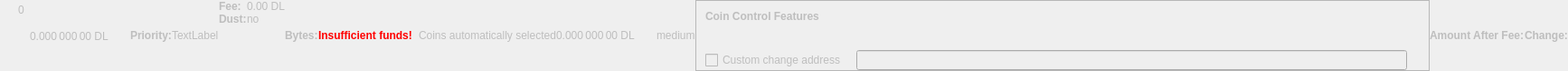
    <widget class="QWidget" name="dummyHideWidget" native="true">
     <property name="enabled">
      <bool>false</bool>
     </property>
     <property name="maximumSize">
      <size>
       <width>100</width>
       <height>22</height>
      </size>
     </property>
     <layout class="QHBoxLayout" name="dummyHideLayout">
      <property name="spacing">
       <number>0</number>
      </property>
      <property name="leftMargin">
       <number>0</number>
      </property>
      <property name="topMargin">
       <number>0</number>
      </property>
      <property name="rightMargin">
       <number>0</number>
      </property>
      <property name="bottomMargin">
       <number>0</number>
      </property>
      <item>
       <layout class="QFormLayout" name="formLayoutCoinControl1">
        <property name="horizontalSpacing">
         <number>10</number>
        </property>
        <property name="verticalSpacing">
         <number>14</number>
        </property>
        <property name="leftMargin">
         <number>10</number>
        </property>
        <property name="topMargin">
         <number>4</number>
        </property>
        <property name="rightMargin">
         <number>6</number>
        </property>
        <item row="0" column="1">
         <widget class="QLabel" name="labelCoinControlBytes">
          <property name="cursor">
           <cursorShape>IBeamCursor</cursorShape>
          </property>
          <property name="contextMenuPolicy">
           <enum>Qt::ActionsContextMenu</enum>
          </property>
          <property name="text">
           <string notr="true">0</string>
          </property>
          <property name="textInteractionFlags">
           <set>Qt::LinksAccessibleByMouse|Qt::TextSelectableByKeyboard|Qt::TextSelectableByMouse</set>
          </property>
         </widget>
        </item>
       </layout>
      </item>
      <item>
       <widget class="QLabel" name="labelCoinControlAfterFee">
        <property name="enabled">
         <bool>false</bool>
        </property>
        <property name="sizePolicy">
         <sizepolicy hsizetype="Fixed" vsizetype="Fixed">
          <horstretch>0</horstretch>
          <verstretch>0</verstretch>
         </sizepolicy>
        </property>
        <property name="minimumSize">
         <size>
          <width>111</width>
          <height>12</height>
         </size>
        </property>
        <property name="maximumSize">
         <size>
          <width>111</width>
          <height>12</height>
         </size>
        </property>
        <property name="cursor">
         <cursorShape>IBeamCursor</cursorShape>
        </property>
        <property name="contextMenuPolicy">
         <enum>Qt::ActionsContextMenu</enum>
        </property>
        <property name="text">
         <string notr="true">0.000 000 00 DL</string>
        </property>
        <property name="textInteractionFlags">
         <set>Qt::LinksAccessibleByMouse|Qt::TextSelectableByKeyboard|Qt::TextSelectableByMouse</set>
        </property>
       </widget>
      </item>
      <item>
       <widget class="QLabel" name="labelCoinControlPriorityText">
        <property name="enabled">
         <bool>false</bool>
        </property>
        <property name="font">
         <font>
          <weight>75</weight>
          <bold>true</bold>
         </font>
        </property>
        <property name="text">
         <string>Priority:</string>
        </property>
       </widget>
      </item>
      <item>
       <layout class="QHBoxLayout" name="horizontalLayout">
        <item>
         <widget class="QLabel" name="WarningLabel">
          <property name="text">
           <string>TextLabel</string>
          </property>
         </widget>
        </item>
       </layout>
      </item>
      <item>
       <layout class="QFormLayout" name="formLayoutCoinControl3">
        <property name="horizontalSpacing">
         <number>0</number>
        </property>
        <property name="verticalSpacing">
         <number>0</number>
        </property>
        <property name="leftMargin">
         <number>0</number>
        </property>
        <property name="topMargin">
         <number>0</number>
        </property>
        <property name="rightMargin">
         <number>0</number>
        </property>
        <item row="0" column="0">
         <widget class="QLabel" name="labelCoinControlFeeText">
          <property name="enabled">
           <bool>false</bool>
          </property>
          <property name="font">
           <font>
            <weight>75</weight>
            <bold>true</bold>
           </font>
          </property>
          <property name="text">
           <string>Fee:</string>
          </property>
          <property name="margin">
           <number>0</number>
          </property>
         </widget>
        </item>
        <item row="0" column="1">
         <widget class="QLabel" name="labelCoinControlFee">
          <property name="enabled">
           <bool>false</bool>
          </property>
          <property name="cursor">
           <cursorShape>IBeamCursor</cursorShape>
          </property>
          <property name="contextMenuPolicy">
           <enum>Qt::ActionsContextMenu</enum>
          </property>
          <property name="text">
           <string notr="true">0.00 DL</string>
          </property>
          <property name="textInteractionFlags">
           <set>Qt::LinksAccessibleByMouse|Qt::TextSelectableByKeyboard|Qt::TextSelectableByMouse</set>
          </property>
         </widget>
        </item>
        <item row="1" column="0">
         <widget class="QLabel" name="labelCoinControlLowOutputText">
          <property name="enabled">
           <bool>false</bool>
          </property>
          <property name="font">
           <font>
            <weight>75</weight>
            <bold>true</bold>
           </font>
          </property>
          <property name="text">
           <string>Dust:</string>
          </property>
         </widget>
        </item>
        <item row="1" column="1">
         <widget class="QLabel" name="labelCoinControlLowOutput">
          <property name="enabled">
           <bool>false</bool>
          </property>
          <property name="cursor">
           <cursorShape>IBeamCursor</cursorShape>
          </property>
          <property name="contextMenuPolicy">
           <enum>Qt::ActionsContextMenu</enum>
          </property>
          <property name="text">
           <string>no</string>
          </property>
          <property name="textInteractionFlags">
           <set>Qt::LinksAccessibleByMouse|Qt::TextSelectableByKeyboard|Qt::TextSelectableByMouse</set>
          </property>
         </widget>
        </item>
       </layout>
      </item>
      <item>
       <widget class="QLabel" name="labelCoinControlBytesText">
        <property name="enabled">
         <bool>false</bool>
        </property>
        <property name="font">
         <font>
          <weight>75</weight>
          <bold>true</bold>
         </font>
        </property>
        <property name="text">
         <string>Bytes:</string>
        </property>
       </widget>
      </item>
      <item>
       <layout class="QFormLayout" name="formLayoutCoinControl2">
        <property name="horizontalSpacing">
         <number>0</number>
        </property>
        <property name="verticalSpacing">
         <number>0</number>
        </property>
        <property name="leftMargin">
         <number>0</number>
        </property>
        <property name="topMargin">
         <number>0</number>
        </property>
        <property name="rightMargin">
         <number>0</number>
        </property>
       </layout>
      </item>
      <item>
       <layout class="QHBoxLayout" name="horizontalLayoutCoinControl2">
        <property name="spacing">
         <number>0</number>
        </property>
        <property name="bottomMargin">
         <number>0</number>
        </property>
       </layout>
      </item>
      <item>
       <widget class="QLabel" name="labelCoinControlInsuffFunds">
        <property name="enabled">
         <bool>false</bool>
        </property>
        <property name="minimumSize">
         <size>
          <width>0</width>
          <height>0</height>
         </size>
        </property>
        <property name="font">
         <font>
          <weight>75</weight>
          <bold>true</bold>
         </font>
        </property>
        <property name="styleSheet">
         <string notr="true">color:red;font-weight:bold;</string>
        </property>
        <property name="text">
         <string>Insufficient funds!</string>
        </property>
        <property name="margin">
         <number>5</number>
        </property>
       </widget>
      </item>
      <item>
       <layout class="QFormLayout" name="formLayoutCoinControl4">
        <property name="horizontalSpacing">
         <number>0</number>
        </property>
        <property name="verticalSpacing">
         <number>0</number>
        </property>
        <property name="leftMargin">
         <number>0</number>
        </property>
        <property name="topMargin">
         <number>0</number>
        </property>
        <property name="rightMargin">
         <number>0</number>
        </property>
       </layout>
      </item>
      <item>
       <widget class="QLabel" name="labelCoinControlChangeLabel">
        <property name="enabled">
         <bool>false</bool>
        </property>
        <property name="sizePolicy">
         <sizepolicy hsizetype="Preferred" vsizetype="Expanding">
          <horstretch>0</horstretch>
          <verstretch>0</verstretch>
         </sizepolicy>
        </property>
        <property name="minimumSize">
         <size>
          <width>0</width>
          <height>0</height>
         </size>
        </property>
        <property name="text">
         <string/>
        </property>
        <property name="margin">
         <number>3</number>
        </property>
       </widget>
      </item>
      <item>
       <widget class="QLabel" name="labelCoinControlAutomaticallySelected">
        <property name="enabled">
         <bool>false</bool>
        </property>
        <property name="sizePolicy">
         <sizepolicy hsizetype="Fixed" vsizetype="Fixed">
          <horstretch>0</horstretch>
          <verstretch>0</verstretch>
         </sizepolicy>
        </property>
        <property name="minimumSize">
         <size>
          <width>0</width>
          <height>0</height>
         </size>
        </property>
        <property name="maximumSize">
         <size>
          <width>240</width>
          <height>16777215</height>
         </size>
        </property>
        <property name="text">
         <string>Coins automatically selected</string>
        </property>
        <property name="margin">
         <number>5</number>
        </property>
       </widget>
      </item>
      <item>
       <widget class="QLabel" name="labelCoinControlChange">
        <property name="enabled">
         <bool>false</bool>
        </property>
        <property name="sizePolicy">
         <sizepolicy hsizetype="Fixed" vsizetype="Fixed">
          <horstretch>0</horstretch>
          <verstretch>0</verstretch>
         </sizepolicy>
        </property>
        <property name="minimumSize">
         <size>
          <width>111</width>
          <height>0</height>
         </size>
        </property>
        <property name="maximumSize">
         <size>
          <width>111</width>
          <height>16777215</height>
         </size>
        </property>
        <property name="cursor">
         <cursorShape>IBeamCursor</cursorShape>
        </property>
        <property name="contextMenuPolicy">
         <enum>Qt::ActionsContextMenu</enum>
        </property>
        <property name="text">
         <string notr="true">0.000 000 00 DL</string>
        </property>
        <property name="textInteractionFlags">
         <set>Qt::LinksAccessibleByMouse|Qt::TextSelectableByKeyboard|Qt::TextSelectableByMouse</set>
        </property>
       </widget>
      </item>
      <item>
       <widget class="QLabel" name="labelCoinControlPriority">
        <property name="enabled">
         <bool>false</bool>
        </property>
        <property name="cursor">
         <cursorShape>IBeamCursor</cursorShape>
        </property>
        <property name="contextMenuPolicy">
         <enum>Qt::ActionsContextMenu</enum>
        </property>
        <property name="text">
         <string>medium</string>
        </property>
        <property name="textInteractionFlags">
         <set>Qt::LinksAccessibleByMouse|Qt::TextSelectableByKeyboard|Qt::TextSelectableByMouse</set>
        </property>
       </widget>
      </item>
      <item>
       <widget class="QFrame" name="frameCoinControl">
        <property name="sizePolicy">
         <sizepolicy hsizetype="Expanding" vsizetype="Expanding">
          <horstretch>0</horstretch>
          <verstretch>0</verstretch>
         </sizepolicy>
        </property>
        <property name="maximumSize">
         <size>
          <width>16777215</width>
          <height>16777215</height>
         </size>
        </property>
        <property name="frameShape">
         <enum>QFrame::StyledPanel</enum>
        </property>
        <property name="frameShadow">
         <enum>QFrame::Sunken</enum>
        </property>
        <layout class="QVBoxLayout" name="verticalLayoutCoinControl2_2">
         <property name="spacing">
          <number>0</number>
         </property>
         <property name="leftMargin">
          <number>0</number>
         </property>
         <property name="topMargin">
          <number>0</number>
         </property>
         <property name="rightMargin">
          <number>0</number>
         </property>
         <property name="bottomMargin">
          <number>0</number>
         </property>
         <item>
          <layout class="QVBoxLayout" name="verticalLayoutCoinControl" stretch="0,0,0,1">
           <property name="spacing">
            <number>0</number>
           </property>
           <property name="leftMargin">
            <number>10</number>
           </property>
           <property name="topMargin">
            <number>10</number>
           </property>
           <item>
            <layout class="QHBoxLayout" name="horizontalLayoutCoinControl1">
             <property name="bottomMargin">
              <number>15</number>
             </property>
             <item>
              <widget class="QLabel" name="labelCoinControlFeatures">
               <property name="enabled">
                <bool>false</bool>
               </property>
               <property name="sizePolicy">
                <sizepolicy hsizetype="Preferred" vsizetype="Maximum">
                 <horstretch>0</horstretch>
                 <verstretch>0</verstretch>
                </sizepolicy>
               </property>
               <property name="font">
                <font>
                 <weight>75</weight>
                 <bold>true</bold>
                </font>
               </property>
               <property name="styleSheet">
                <string notr="true">font-weight:bold;</string>
               </property>
               <property name="text">
                <string>Coin Control Features</string>
               </property>
              </widget>
             </item>
            </layout>
           </item>
           <item>
            <widget class="QWidget" name="widgetCoinControl" native="true">
             <property name="sizePolicy">
              <sizepolicy hsizetype="Preferred" vsizetype="Preferred">
               <horstretch>0</horstretch>
               <verstretch>0</verstretch>
              </sizepolicy>
             </property>
             <property name="minimumSize">
              <size>
               <width>0</width>
               <height>0</height>
              </size>
             </property>
             <property name="styleSheet">
              <string notr="true"/>
             </property>
             <layout class="QHBoxLayout" name="horizontalLayoutCoinControl5_2">
              <property name="leftMargin">
               <number>0</number>
              </property>
              <property name="topMargin">
               <number>0</number>
              </property>
              <property name="rightMargin">
               <number>0</number>
              </property>
              <property name="bottomMargin">
               <number>0</number>
              </property>
              <item>
               <layout class="QHBoxLayout" name="horizontalLayoutCoinControl3">
                <property name="spacing">
                 <number>20</number>
                </property>
                <property name="topMargin">
                 <number>0</number>
                </property>
                <property name="bottomMargin">
                 <number>10</number>
                </property>
               </layout>
              </item>
             </layout>
            </widget>
           </item>
           <item>
            <layout class="QHBoxLayout" name="horizontalLayoutCoinControl4" stretch="0,0,0">
             <property name="spacing">
              <number>12</number>
             </property>
             <property name="sizeConstraint">
              <enum>QLayout::SetDefaultConstraint</enum>
             </property>
             <property name="topMargin">
              <number>5</number>
             </property>
             <property name="rightMargin">
              <number>5</number>
             </property>
             <item>
              <widget class="QCheckBox" name="checkBoxCoinControlChange">
               <property name="enabled">
                <bool>false</bool>
               </property>
               <property name="toolTip">
                <string>If this is activated, but the change address is empty or invalid, change will be sent to a newly generated address.</string>
               </property>
               <property name="text">
                <string>Custom change address</string>
               </property>
              </widget>
             </item>
             <item>
              <widget class="QValidatedLineEdit" name="lineEditCoinControlChange">
               <property name="enabled">
                <bool>false</bool>
               </property>
               <property name="sizePolicy">
                <sizepolicy hsizetype="Expanding" vsizetype="Fixed">
                 <horstretch>0</horstretch>
                 <verstretch>0</verstretch>
                </sizepolicy>
               </property>
              </widget>
             </item>
             <item>
              <widget class="QLabel" name="labelCoinControlChangeLabel_2">
               <property name="sizePolicy">
                <sizepolicy hsizetype="Preferred" vsizetype="Expanding">
                 <horstretch>0</horstretch>
                 <verstretch>0</verstretch>
                </sizepolicy>
               </property>
               <property name="minimumSize">
                <size>
                 <width>0</width>
                 <height>0</height>
                </size>
               </property>
               <property name="text">
                <string/>
               </property>
               <property name="margin">
                <number>3</number>
               </property>
              </widget>
             </item>
            </layout>
           </item>
           <item>
            <spacer name="verticalSpacerCoinControl">
             <property name="orientation">
              <enum>Qt::Vertical</enum>
             </property>
             <property name="sizeHint" stdset="0">
              <size>
               <width>800</width>
               <height>1</height>
              </size>
             </property>
            </spacer>
           </item>
          </layout>
         </item>
        </layout>
       </widget>
      </item>
      <item>
       <widget class="QLabel" name="labelCoinControlAfterFeeText">
        <property name="enabled">
         <bool>false</bool>
        </property>
        <property name="minimumSize">
         <size>
          <width>0</width>
          <height>0</height>
         </size>
        </property>
        <property name="maximumSize">
         <size>
          <width>16777215</width>
          <height>16777215</height>
         </size>
        </property>
        <property name="font">
         <font>
          <weight>75</weight>
          <bold>true</bold>
         </font>
        </property>
        <property name="text">
         <string>Amount After Fee:</string>
        </property>
        <property name="alignment">
         <set>Qt::AlignLeading|Qt::AlignLeft|Qt::AlignVCenter</set>
        </property>
        <property name="margin">
         <number>0</number>
        </property>
       </widget>
      </item>
      <item>
       <widget class="QLabel" name="labelCoinControlChangeText">
        <property name="enabled">
         <bool>false</bool>
        </property>
        <property name="sizePolicy">
         <sizepolicy hsizetype="Preferred" vsizetype="Preferred">
          <horstretch>0</horstretch>
          <verstretch>0</verstretch>
         </sizepolicy>
        </property>
        <property name="minimumSize">
         <size>
          <width>0</width>
          <height>0</height>
         </size>
        </property>
        <property name="maximumSize">
         <size>
          <width>16777215</width>
          <height>16777215</height>
         </size>
        </property>
        <property name="font">
         <font>
          <weight>75</weight>
          <bold>true</bold>
         </font>
        </property>
        <property name="text">
         <string>Change:</string>
        </property>
        <property name="alignment">
         <set>Qt::AlignLeading|Qt::AlignLeft|Qt::AlignVCenter</set>
        </property>
       </widget>
      </item>
     </layout>
    </widget>
